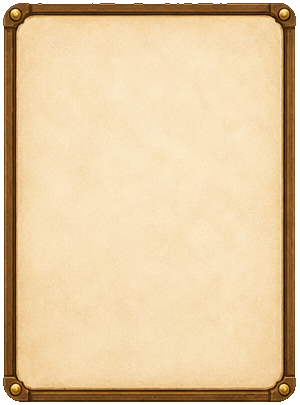
#> input picture assets/ui/farm-ui/generated-v2/ui-kit-spreadsheet/named/01-panel-tall-modal.png, 300 x 405 px; its folder holds 4 pictures in this run
$ python _defringe_ui_kit.py
#> lines starting #> are read from the running program, lines starting #| are printed output that depends on the picture; after the words box and inside, x2 and y2 are one past the last pixel; in counts of white or black regions, pixels touching at a corner belong together
# Hard-trim white-matte fringe on wood UI slices, then reinstall runtime copies.
from pathlib import Path
from PIL import Image, ImageFilter

ROOT = Path(__file__).resolve().parents[1]
NAMED = ROOT / "assets/ui/farm-ui/generated-v2/ui-kit-spreadsheet/named"
SIMPLE = ROOT / "assets/ui/farm-ui/simple-ui"
FARM = ROOT / "assets/ui/farm-ui"
GEN_SIMPLE = ROOT / "assets/ui/farm-ui/generated-v2/simple-ui"
UI = ROOT / "assets/ui"
ICONS = ROOT / "icons"
SETTLE = ROOT / "assets/ui/settlement/layers"

WOOD_ERODE = {
	"panel-tall-modal": 2,
	"panel-medium-dialog": 2,
	"panel-hud-bar": 2,
	"chip-value-slot": 2,
	"panel-dock": 2,
	"strip-news": 2,
	"btn-green-wide": 2,
	"btn-beige-wide": 2,
	"btn-red-medium": 2,
	"btn-green-short": 2,
	"btn-red-short": 2,
	"btn-square-icon": 2,
	"btn-close-x": 1,
	"chip-toggle-on": 2,
	"chip-toggle-off": 2,
	"bar-progress-track": 2,
	"ribbon-red": 2,
	"bar-progress-fill": 1,
	"seal-check-green": 1,
	"seal-x-red": 1,
}


def hard_trim(im: Image.Image, erode: int = 2) -> Image.Image:
#> called with erode = 2
	im = im.convert("RGBA")
#> im is the input picture: PIL image 300x405 RGBA; mean R, G, B, A 216, 190, 150.1, 243
	w, h = im.size
#> w = 300; h = 405
	spx = im.load()
	alpha = im.split()[-1]
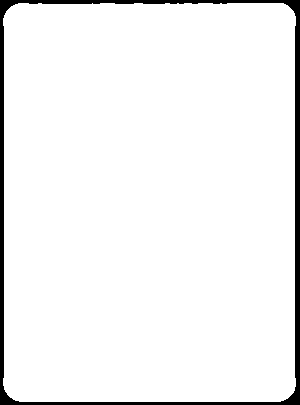
#> alpha: PIL image 300x405 L; 95.3% white; 1 black region, box (x1, y1, x2, y2) and area: (0, 0, 300, 405) 5738
	solid = alpha.point(lambda a: 255 if a > 32 else 0)
	core = solid
	for _ in range(erode):
		core = core.filter(ImageFilter.MinFilter(3))
#> this loop made 2 passes
#> pass 1, in hard_trim, `core = core.filter(ImageFilter.MinFilter(3))`:
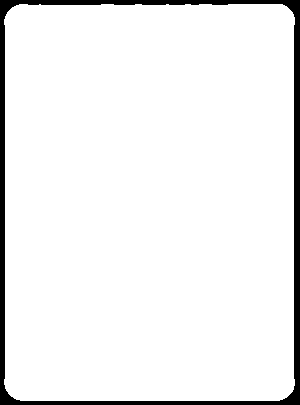
#> core: PIL image 300x405 L; 94.1% white; 1 black region, box (x1, y1, x2, y2) and area: (0, 0, 300, 405) 7141
#> pass 2, in hard_trim, `core = core.filter(ImageFilter.MinFilter(3))`:
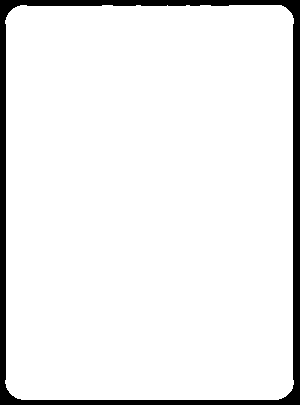
#> core: PIL image 300x405 L; 93% white; 1 black region, box (x1, y1, x2, y2) and area: (0, 0, 300, 405) 8531
	cpx = core.load()

	deep = core
	for _ in range(3):
		deep = deep.filter(ImageFilter.MinFilter(3))
#> this loop made 3 passes
#> pass 1, in hard_trim, `deep = deep.filter(ImageFilter.MinFilter(3))`:
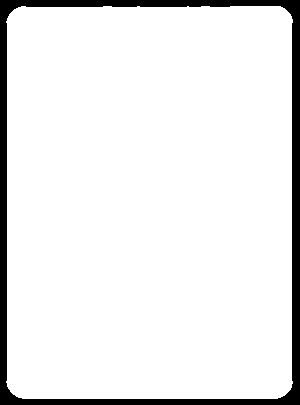
#> deep: PIL image 300x405 L; 91.8% white; 1 black region, box (x1, y1, x2, y2) and area: (0, 0, 300, 405) 9910
#> pass 2, in hard_trim, `deep = deep.filter(ImageFilter.MinFilter(3))`:
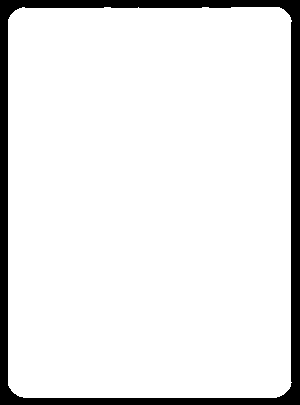
#> deep: PIL image 300x405 L; 90.7% white; 1 black region, box (x1, y1, x2, y2) and area: (0, 0, 300, 405) 11280
#> pass 3, in hard_trim, `deep = deep.filter(ImageFilter.MinFilter(3))`:
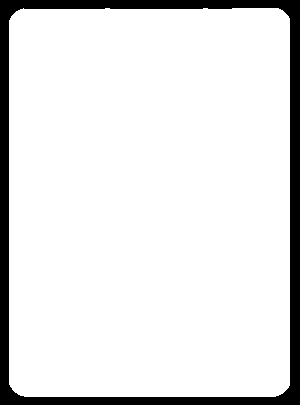
#> deep: PIL image 300x405 L; 89.6% white; 1 black region, box (x1, y1, x2, y2) and area: (0, 0, 300, 405) 12634
	dpx = deep.load()
	woods: list[tuple[int, int, int]] = []
	for y in range(h):
		for x in range(w):
			if not dpx[x, y]:
				continue
			r, g, b, _a = spx[x, y]
			lum = (r + g + b) / 3
			if 25 <= lum <= 110:
				woods.append((r, g, b))
#> after the loop, woods = 8401 items, first 6: (121, 78, 34), (128, 82, 36), (121, 75, 31), (122, 74, 31), (125, 79, 34), (124, 78, 34)
	if woods:
		woods.sort(key=lambda t: sum(t))
		wr, wg, wb = woods[len(woods) // 2]
#> wr = 112; wg = 70; wb = 25
	else:
		wr, wg, wb = 70, 55, 40

	out = Image.new("RGBA", im.size, (0, 0, 0, 0))
#> out: PIL image 300x405 RGBA; every value is 0
	opx = out.load()
	for y in range(h):
		for x in range(w):
			if not cpx[x, y]:
				continue
			r, g, b, _a = spx[x, y]
			touch = False
			for dx, dy in ((-1, 0), (1, 0), (0, -1), (0, 1)):
				nx, ny = x + dx, y + dy
				if nx < 0 or ny < 0 or nx >= w or ny >= h or cpx[nx, ny] == 0:
					touch = True
					break
			if touch and (r + g + b) / 3 > 95:
				opx[x, y] = (wr, wg, wb, 255)
			else:
				opx[x, y] = (r, g, b, 255)
	return out


def clean_light_icon(im: Image.Image) -> Image.Image:
	im = im.convert("RGBA")
	w, h = im.size
	px = im.load()
	for _ in range(3):
		kill: list[tuple[int, int]] = []
		for y in range(h):
			for x in range(w):
				r, g, b, a = px[x, y]
				if a == 0:
					continue
				touch = False
				for dx, dy in ((-1, 0), (1, 0), (0, -1), (0, 1), (-1, -1), (1, -1), (-1, 1), (1, 1)):
					nx, ny = x + dx, y + dy
					if nx < 0 or ny < 0 or nx >= w or ny >= h or px[nx, ny][3] == 0:
						touch = True
						break
				if not touch:
					continue
				lum = (r + g + b) / 3.0
				sat = max(r, g, b) - min(r, g, b)
				if lum >= 190 and sat <= 50:
					kill.append((x, y))
				elif lum >= 170 and sat <= 30:
					kill.append((x, y))
				elif a < 200 and lum >= 150:
					kill.append((x, y))
		for x, y in kill:
			px[x, y] = (0, 0, 0, 0)
	return im


def edge_max(im: Image.Image) -> tuple[int, int]:
	px = im.load()
	w, h = im.size
	mx = 0
	cnt = 0
	for y in range(h):
		for x in range(w):
			r, g, b, a = px[x, y]
			if a == 0:
				continue
			touch = False
			for nx, ny in ((x - 1, y), (x + 1, y), (x, y - 1), (x, y + 1)):
				if nx < 0 or ny < 0 or nx >= w or ny >= h or px[nx, ny][3] == 0:
					touch = True
					break
			if touch:
				cnt += 1
				mx = max(mx, (r + g + b) // 3)
	return cnt, mx


def pad_square(im: Image.Image, size: int = 256) -> Image.Image:
	w0, h0 = im.size
	scale = min(size / w0, size / h0) * 0.92
	nw, nh = max(1, int(w0 * scale)), max(1, int(h0 * scale))
	resized = im.resize((nw, nh), Image.Resampling.LANCZOS)
	out = Image.new("RGBA", (size, size), (0, 0, 0, 0))
	out.paste(resized, ((size - nw) // 2, (size - nh) // 2), resized)
	return out


def main() -> None:
	for key, erode in WOOD_ERODE.items():
		path = next(NAMED.glob(f"*-{key}.png"))
		im = hard_trim(Image.open(path), erode=erode)
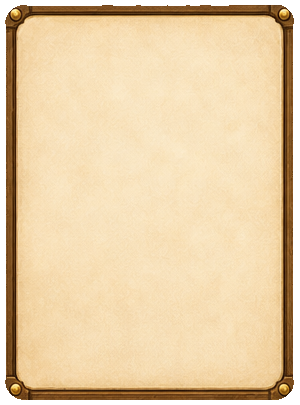
#> im: PIL image 300x405 RGBA; mean R, G, B, A 213.2, 188.2, 149.3, 237.1; transparent parts drawn white
		im.save(path)
		print(f"{key:24s} edge={edge_max(im)}")
#> after the loop in edge_max, `for y in range(h):`: cnt = 1321
#| panel-tall-modal         edge=(1321, 95)
#> pass 2 of the loop in main, `for key, erode in WOOD_ERODE.items():`:
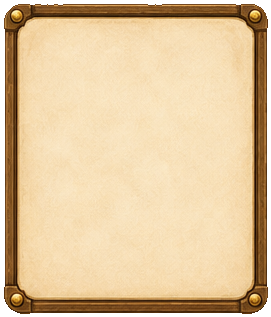
#> input picture assets/ui/farm-ui/generated-v2/ui-kit-spreadsheet/named/02-panel-medium-dialog.png, 271 x 317 px
#> in hard_trim, im is the input picture: PIL image 271x317 RGBA; mean R, G, B, A 208.7, 182.1, 142.3, 239.7
#> in hard_trim (call 2), `alpha = im.split()[-1]`:
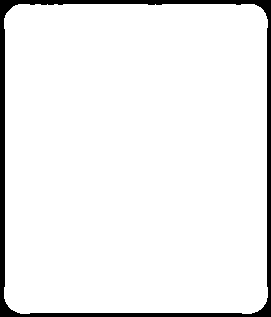
#> alpha: PIL image 271x317 L; 94% white; 1 black region, box (x1, y1, x2, y2) and area: (0, 0, 271, 317) 5151
#> after the loop in hard_trim (call 2), `for y in range(h):`: woods = 7526 items, first 6: (129, 83, 34), (132, 88, 35), (138, 90, 39), (140, 92, 40), (140, 94, 43), (132, 87, 39)
#> wr = 115; wg = 72; wb = 28
#> out: PIL image 271x317 RGBA; every value is 0
#> in main, `im = hard_trim(Image.open(path), erode=erode)`:
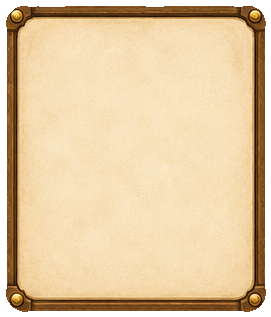
#> im: PIL image 271x317 RGBA; mean R, G, B, A 205.2, 179.8, 141.2, 232.8; transparent parts drawn white
#| panel-medium-dialog      edge=(1085, 95)
#> pass 3 of the loop in main, `for key, erode in WOOD_ERODE.items():`:
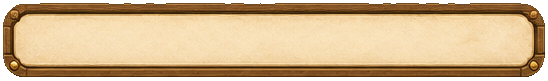
#> input picture assets/ui/farm-ui/generated-v2/ui-kit-spreadsheet/named/03-panel-hud-bar.png, 548 x 81 px
#> in hard_trim, im is the input picture: PIL image 548x81 RGBA; mean R, G, B, A 179.6, 151, 111.3, 226.9
#> in hard_trim (call 3), `alpha = im.split()[-1]`:
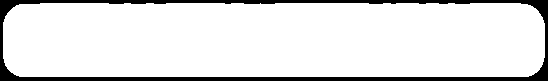
#> alpha: PIL image 548x81 L; 89% white; 1 black region, box (x1, y1, x2, y2) and area: (0, 0, 548, 81) 4888
#> after the loop in hard_trim (call 3), `for y in range(h):`: woods = 5866 items, first 6: (134, 87, 39), (138, 91, 43), (143, 96, 48), (130, 82, 38), (124, 75, 31), (127, 78, 34)
#> wr = 112; wg = 67; wb = 27
#> out: PIL image 548x81 RGBA; every value is 0
#> in main, `im = hard_trim(Image.open(path), erode=erode)`:
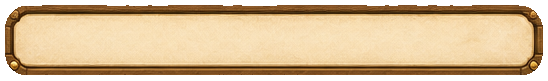
#> im: PIL image 548x81 RGBA; mean R, G, B, A 172.8, 146.5, 109.3, 212.6; transparent parts drawn white
#| panel-hud-bar            edge=(1160, 95)
#> the loop made 5 passes; the first 3 are shown

	for path in NAMED.glob("*-icon-*.png"):
		im = clean_light_icon(Image.open(path))
		im.save(path)
		print(f"{path.stem:24s} edge={edge_max(im)}")

	saved = {p.stem.split("-", 1)[1]: Image.open(p).convert("RGBA") for p in NAMED.glob("*.png")}
	panel = saved["panel-tall-modal"]
	panel.save(SIMPLE / "panel.png")
	panel.save(GEN_SIMPLE / "panel.png")
	panel.save(FARM / "frame_tall_9slice.png")
	panel.save(FARM / "frame_tall.png")
	saved["panel-dock"].save(FARM / "dock_panel.png")

	g = saved["btn-green-wide"]
	b = saved["btn-beige-wide"]
	r = saved["btn-red-medium"]
	g.save(SIMPLE / "button-green.png")
	g.save(GEN_SIMPLE / "button-green.png")
	b.save(SIMPLE / "button-beige.png")
	b.save(GEN_SIMPLE / "button-beige.png")
	r.save(SIMPLE / "button-red.png")
	r.save(GEN_SIMPLE / "button-red.png")
	saved["chip-toggle-off"].save(SIMPLE / "tag.png")
	saved["chip-toggle-off"].save(GEN_SIMPLE / "tag.png")
	for dst in ("button_green.png", "button_empty_green.png", "dock_btn_green.png", "dock_btn_green_wide.png"):
		g.save(FARM / dst)
	for dst in ("button_empty_beige.png", "button_neutral.png"):
		b.save(FARM / dst)
	for dst in ("button_red.png", "button_empty_red.png", "dock_btn_red.png"):
		r.save(FARM / dst)

	saved["btn-close-x"].save(UI / "close.png")
	saved["icon-mail"].save(UI / "mail.png")
	saved["icon-gear"].save(FARM / "settings_gear.png")
	saved["bubble-action"].save(FARM / "thought_bubble.png")
	saved["icon-coin-chick"].save(FARM / "icon_coin.png")
	saved["icon-egg"].save(FARM / "icon_egg.png")
	saved["icon-chick"].save(FARM / "icon_chick.png")
	saved["icon-cake"].save(FARM / "icon_cake.png")

	pad_square(saved["icon-coin-chick"]).save(ICONS / "coin.png")
	pad_square(saved["icon-egg"]).save(ICONS / "egg.png")
	pad_square(saved["icon-cake"]).save(ICONS / "cake.png")
	pad_square(saved["icon-chick"]).save(ICONS / "chick.png")
	pad_square(saved["icon-hen"]).save(ICONS / "hen.png")
	pad_square(saved["icon-arrow-up"]).save(ICONS / "stock.png")
	pad_square(saved["pip-empty"], 232).save(SETTLE / "23-pip-empty.png")
	pad_square(saved["pip-filled-gold"], 232).save(SETTLE / "24-pip-hit.png")
	pad_square(saved["pip-filled-gold"], 232).save(SETTLE / "25-pip-now.png")

	print("FINAL panel", edge_max(panel), "green", edge_max(g), "egg", edge_max(saved["icon-egg"]))


if __name__ == "__main__":
#> (the run stopped early here; a loop or call above may not have finished)
